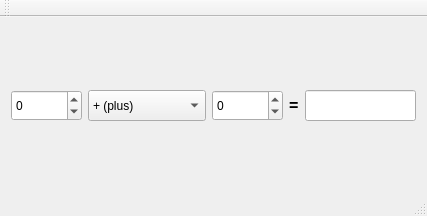
<?xml version="1.0" encoding="UTF-8"?>
<ui version="4.0">
 <class>MainWindow</class>
 <widget class="QMainWindow" name="MainWindow">
  <property name="geometry">
   <rect>
    <x>0</x>
    <y>0</y>
    <width>427</width>
    <height>216</height>
   </rect>
  </property>
  <property name="windowTitle">
   <string>S P P  Super Calculator</string>
  </property>
  <property name="windowIcon">
   <iconset>
    <normaloff>pic3.ico</normaloff>
    <normalon>pic3.ico</normalon>
    <activeoff>pic3.ico</activeoff>
    <activeon>pic3.ico</activeon>
    <selectedoff>pic3.ico</selectedoff>
    <selectedon>pic3.ico</selectedon>pic3.ico</iconset>
  </property>
  <widget class="QWidget" name="centralWidget">
   <layout class="QHBoxLayout" name="horizontalLayout">
    <item>
     <widget class="QSpinBox" name="operand1">
      <property name="minimumSize">
       <size>
        <width>71</width>
        <height>31</height>
       </size>
      </property>
      <property name="minimum">
       <number>-16384</number>
      </property>
      <property name="maximum">
       <number>16384</number>
      </property>
     </widget>
    </item>
    <item>
     <widget class="QComboBox" name="operation">
      <property name="minimumSize">
       <size>
        <width>101</width>
        <height>31</height>
       </size>
      </property>
      <item>
       <property name="text">
        <string>+ (plus)</string>
       </property>
      </item>
      <item>
       <property name="text">
        <string>- (minus)</string>
       </property>
      </item>
      <item>
       <property name="text">
        <string>* (multiplication)</string>
       </property>
      </item>
      <item>
       <property name="text">
        <string>/ (division)</string>
       </property>
      </item>
     </widget>
    </item>
    <item>
     <widget class="QSpinBox" name="operand2">
      <property name="minimumSize">
       <size>
        <width>71</width>
        <height>31</height>
       </size>
      </property>
      <property name="minimum">
       <number>-16384</number>
      </property>
      <property name="maximum">
       <number>16384</number>
      </property>
     </widget>
    </item>
    <item>
     <widget class="QLabel" name="label">
      <property name="maximumSize">
       <size>
        <width>16</width>
        <height>16777215</height>
       </size>
      </property>
      <property name="text">
       <string>&lt;html&gt;&lt;head/&gt;&lt;body&gt;&lt;p&gt;&lt;span style=&quot; font-size:12pt; font-weight:600;&quot;&gt;=&lt;/span&gt;&lt;/p&gt;&lt;/body&gt;&lt;/html&gt;</string>
      </property>
      <property name="textFormat">
       <enum>Qt::RichText</enum>
      </property>
     </widget>
    </item>
    <item>
     <widget class="QLineEdit" name="result">
      <property name="minimumSize">
       <size>
        <width>0</width>
        <height>31</height>
       </size>
      </property>
      <property name="maximumSize">
       <size>
        <width>271</width>
        <height>16777215</height>
       </size>
      </property>
     </widget>
    </item>
   </layout>
  </widget>
  <widget class="QMenuBar" name="menuBar">
   <property name="geometry">
    <rect>
     <x>0</x>
     <y>0</y>
     <width>427</width>
     <height>21</height>
    </rect>
   </property>
  </widget>
  <widget class="QToolBar" name="mainToolBar">
   <attribute name="toolBarArea">
    <enum>TopToolBarArea</enum>
   </attribute>
   <attribute name="toolBarBreak">
    <bool>false</bool>
   </attribute>
  </widget>
  <widget class="QStatusBar" name="statusBar">
   <property name="enabled">
    <bool>false</bool>
   </property>
  </widget>
 </widget>
 <layoutdefault spacing="6" margin="11"/>
 <resources/>
 <connections/>
</ui>
